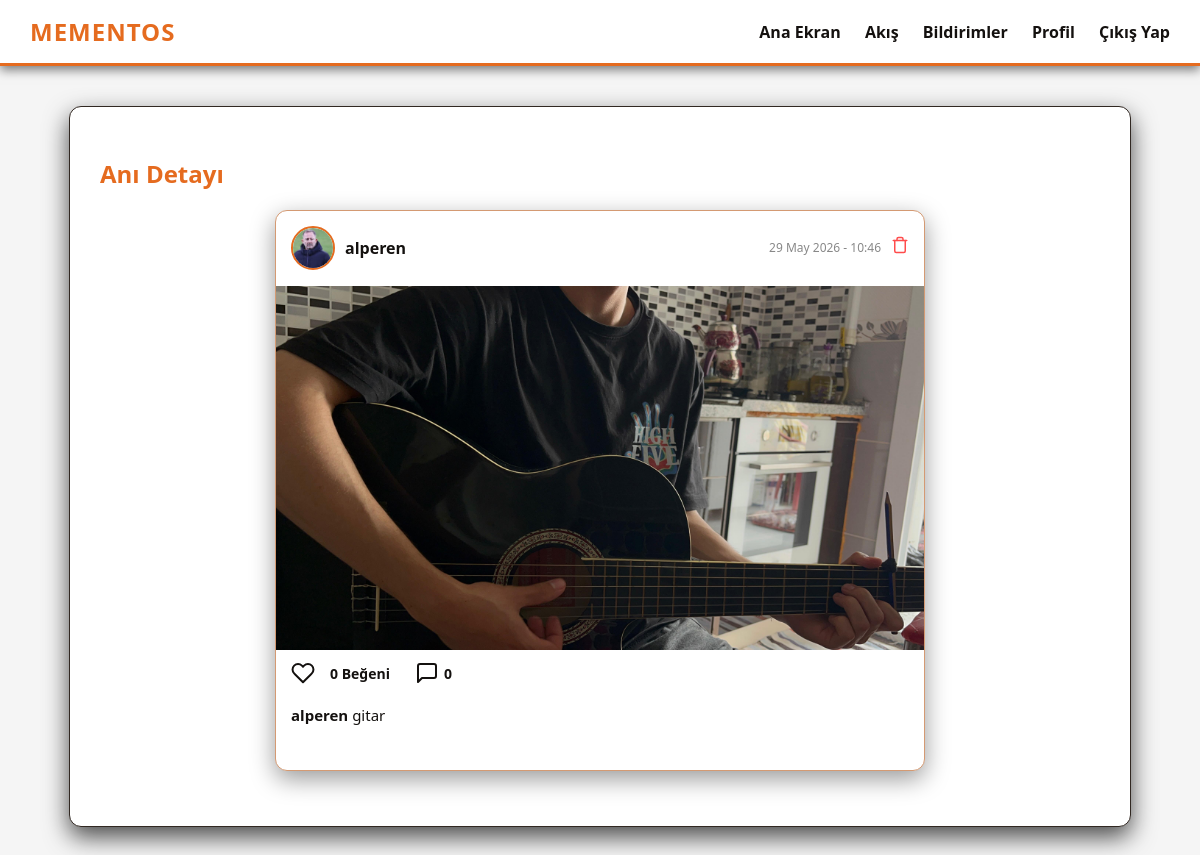
The app's page /post/2 (signed in) with its own data.
### app/models.py (models this page shows, shortened)
class User(UserMixin, db.Model):
    id: so.Mapped[int] = so.mapped_column(primary_key=True)
    username: so.Mapped[str] = so.mapped_column(sa.String(64), index=True, unique=True)
    email: so.Mapped[str] = so.mapped_column(sa.String(120), index=True, unique=True)
    password_hash: so.Mapped[Optional[str]] = so.mapped_column(sa.String(256))
    about_me: so.Mapped[Optional[str]] = so.mapped_column(sa.String(140))
    last_seen: so.Mapped[Optional[datetime]] = so.mapped_column(default=lambda: datetime.now(timezone.utc))
    profile_pic: so.Mapped[Optional[str]] = so.mapped_column(sa.String(120))
    is_verified: so.Mapped[bool] = so.mapped_column(sa.Boolean, default=False, server_default=sa.text('0'))
    verification_code: so.Mapped[Optional[str]] = so.mapped_column(sa.String(10))
    require_2fa: so.Mapped[bool] = so.mapped_column(sa.Boolean, default=False, server_default=sa.text('0'))
    posts: so.WriteOnlyMapped['Post'] = so.relationship(back_populates='author', cascade='all, delete-orphan')
    comments: so.WriteOnlyMapped['Comment'] = so.relationship(back_populates='author', cascade='all, delete-orphan')
    likes: so.WriteOnlyMapped['Like'] = so.relationship(back_populates='author', cascade='all, delete-orphan')
    notifications: so.WriteOnlyMapped['Notification'] = so.relationship(back_populates='user', cascade='all, delete-orphan')
    followed: so.WriteOnlyMapped['User'] = so.relationship(
        secondary=followers,
        primaryjoin=(followers.c.follower_id == id),
        secondaryjoin=(followers.c.followed_id == id),
        back_populates='followers'
    )
    followers: so.WriteOnlyMapped['User'] = so.relationship(
        secondary=followers,
        primaryjoin=(followers.c.followed_id == id),
        secondaryjoin=(followers.c.follower_id == id),
        back_populates='followed'
    )
    def avatar(self, size):
        if self.profile_pic:
            return f'/static/profile_pics/{self.profile_pic}'
        return f'https://ui-avatars.com/api/?name={self.username}&background=E56B1F&color=fff&size={size}'
    def has_liked_post(self, post):
        query = self.likes.select().where(Like.post_id == post.id)
        return db.session.scalar(query) is not None

class Post(db.Model):
    id: so.Mapped[int] = so.mapped_column(primary_key=True)
    body: so.Mapped[str] = so.mapped_column(sa.String(140))
    image_file: so.Mapped[Optional[str]] = so.mapped_column(sa.String(1000))
    timestamp: so.Mapped[datetime] = so.mapped_column(index=True, default=lambda: datetime.now(timezone.utc))
    user_id: so.Mapped[int] = so.mapped_column(sa.ForeignKey(User.id), index=True)
    comments_enabled: so.Mapped[bool] = so.mapped_column(sa.Boolean, default=True)
    is_global: so.Mapped[bool] = so.mapped_column(sa.Boolean, default=False, server_default=sa.text('0'))
    author: so.Mapped[User] = so.relationship(back_populates='posts')
    comments: so.Mapped[list['Comment']] = so.relationship(back_populates='post', cascade='all, delete-orphan')
    likes: so.Mapped[list['Like']] = so.relationship(back_populates='post', cascade='all, delete-orphan')

### app/main/routes.py (the view)
@bp.route('/post/<int:post_id>')
@login_required
def post(post_id):
    post = db.first_or_404(db.select(Post).filter_by(id=post_id))
    comment_form = CommentForm()
    empty_form = EmptyForm()
    return render_template('post.html', title='Anı Detayı', post=post, comment_form=comment_form, empty_form=empty_form)

### app/main/routes.py (called while the page is built)
@bp.before_request
def before_request():
    if current_user.is_authenticated:
        current_user.last_seen = datetime.now(timezone.utc)
        db.session.commit()

@bp.context_processor
def inject_notifications():
    if current_user.is_authenticated:
        unread_count = db.session.scalar(sa.select(sa.func.count(Notification.id)).where(Notification.user_id == current_user.id, Notification.is_read == False))
        return dict(unread_notifications_count=unread_count or 0)
    return dict(unread_notifications_count=0)

@bp.app_template_filter('local_time')
def local_time_filter(dt, format='%d-%m-%Y %H:%M:%S'):
    if dt is None:
        return ""
    if dt.tzinfo is None:
        dt = dt.replace(tzinfo=timezone.utc)
    local_dt = dt + timedelta(hours=3)
    return local_dt.strftime(format)

### app/models.py (called while the page is built)
@login.user_loader
def load_user(id):
    return db.session.get(User, int(id))

### app/templates/post.html (shortened to what this page needs)
{% extends "base.html" %}
{% block content %}
    <h2 style="color: var(--accent-orange); margin-bottom: 20px;">Anı Detayı</h2>
    <div style="max-width: 650px; margin: 0 auto;">
        <div class="post-card" style="margin-bottom: 25px;">
            <div class="post-header">
                <div class="post-author">
                    <img src="{{ post.author.avatar(40) }}" class="profile-avatar profile-avatar-small" alt="Avatar">
                    <span>{{ post.author.username }}</span>
                </div>
                <div style="display: flex; align-items: center; gap: 10px;">
                    <span style="font-size: 12px; color: #888;">{{ post.timestamp|local_time('%d %B %Y - %H:%M') }}</span>
                    {% if post.author == current_user %}
                    <form action="{{ url_for('main.delete_post', post_id=post.id) }}" method="post" onsubmit="return confirm('Bu anıyı silmek istediğinize emin misiniz?');" style="margin: 0;">
                        <button type="submit" style="background: none; border: none; cursor: pointer; color: #ff4c4c; padding: 0;" title="Gönderiyi Sil">
                            <svg width="18" height="18" viewBox="0 0 24 24" fill="none" stroke="currentColor" stroke-width="2" stroke-linecap="round" stroke-linejoin="round"><polyline points="3 6 5 6 21 6"></polyline><path d="M19 6v14a2 2 0 0 1-2 2H7a2 2 0 0 1-2-2V6m3 0V4a2 2 0 0 1 2-2h4a2 2 0 0 1 2 2v2"></path></svg>
                        </button>
                    </form>
                    {% endif %}
                </div>
            </div>
            {% if post.image_file %}
                {% for img in post.image_file.split(',') %}
                    <img src="{{ url_for('static', filename='memory_pics/' + img) }}" class="post-image" alt="Post Image">
                {% endfor %}
            {% endif %}
            <div class="post-actions">
                <form action="{{ url_for('main.like', post_id=post.id) }}" method="post" style="margin:0;">
                    <button type="submit" class="action-btn {% if current_user.is_authenticated and current_user.has_liked_post(post) %}liked{% endif %}">
                        <svg viewBox="0 0 24 24" fill="none" stroke="currentColor" stroke-width="2" stroke-linecap="round" stroke-linejoin="round">
                            <path d="M20.84 4.61a5.5 5.5 0 0 0-7.78 0L12 5.67l-1.06-1.06a5.5 5.5 0 0 0-7.78 7.78l1.06 1.06L12 21.23l7.78-7.78 1.06-1.06a5.5 5.5 0 0 0 0-7.78z"></path>
                        </svg>
                    </button>
                </form>
                <span style="font-size: 14px; font-weight: bold;">{{ post.likes|length }} Beğeni</span>
                <div class="action-btn" onclick="toggleComments({{ post.id }})" style="cursor: pointer; margin-left: 10px;">
                    <svg viewBox="0 0 24 24" fill="none" stroke="currentColor" stroke-width="2" stroke-linecap="round" stroke-linejoin="round">
                        <path d="M21 15a2 2 0 0 1-2 2H7l-4 4V5a2 2 0 0 1 2-2h14a2 2 0 0 1 2 2z"></path>
                    </svg>
                    <span style="font-size: 14px; font-weight: bold;">{{ post.comments|length }}</span>
                </div>
            </div>
            <p class="post-body-text"><strong>{{ post.author.username }}</strong> {{ post.body }}</p>
            <div id="comments-{{ post.id }}" style="display: block;">
                <div class="comments-section" style="padding: 0 15px 15px 15px; border-top: none; margin-top: 5px;">
                </div>
            </div>
        </div>
    </div>
{% endblock %}

### app/static/css/style.css (style rules this page uses)
:root { --bg-dark: #F5F5F5; --box-bg: #FFFFFF; --text-main: #14110F; --accent-orange: #E56B1F; --accent-brown: #D49A73; --input-bg: #EEEEEE; --window-header: #E0E0E0; --window-header-text: #333; --masonry-bg: rgba(255, 255, 255, 0.85); --window-bg: rgba(255, 255, 255, 0.85); }
body { background-color: var(--bg-dark); color: var(--text-main); font-family: 'Segoe UI', Tahoma, Geneva, Verdana, sans-serif; margin: 0; padding: 0; }
.profile-avatar { object-fit: cover; border-radius: 50%; border: 2px solid var(--accent-orange); background-color: var(--box-bg); }
.profile-avatar-small { width: 40px; height: 40px; }
.comments-section { margin-top: 20px; border-top: 1px dashed rgba(255,255,255,0.2); padding-top: 15px; }
.post-card { background: var(--box-bg); border: 1px solid var(--accent-brown); border-radius: 12px; margin-bottom: 25px; box-shadow: 0 8px 24px rgba(0,0,0,0.4); overflow: hidden; }
.post-header { display: flex; justify-content: space-between; align-items: center; padding: 15px; }
.post-author { font-weight: bold; color: var(--text-main); display: flex; align-items: center; gap: 10px; }
.post-author img { width: 40px; height: 40px; border-radius: 50%; object-fit: cover; border: 2px solid var(--accent-orange); }
.post-image { width: 100%; max-height: 500px; object-fit: cover; display: block; border-top: 1px solid rgba(255,255,255,0.05); border-bottom: 1px solid rgba(255,255,255,0.05); }
.post-body-text { padding: 0 15px; margin-top: 10px; font-size: 15px; }
.post-actions { display: flex; gap: 15px; padding: 10px 15px; align-items: center; }
.action-btn { background: none; border: none; cursor: pointer; display: flex; align-items: center; gap: 5px; font-size: 16px; color: var(--text-main); transition: transform 0.2s; padding: 0; }
.action-btn svg { width: 24px; height: 24px; }

### records on screen
User: author.avatar (picture), author.username "alperen"
Post: timestamp|local_time "29 May 2026 - 10:46", image_file (picture), body "gitar"

### other values on screen
{{ post.likes|length }} "0"
{{ post.comments|length }} "0"
